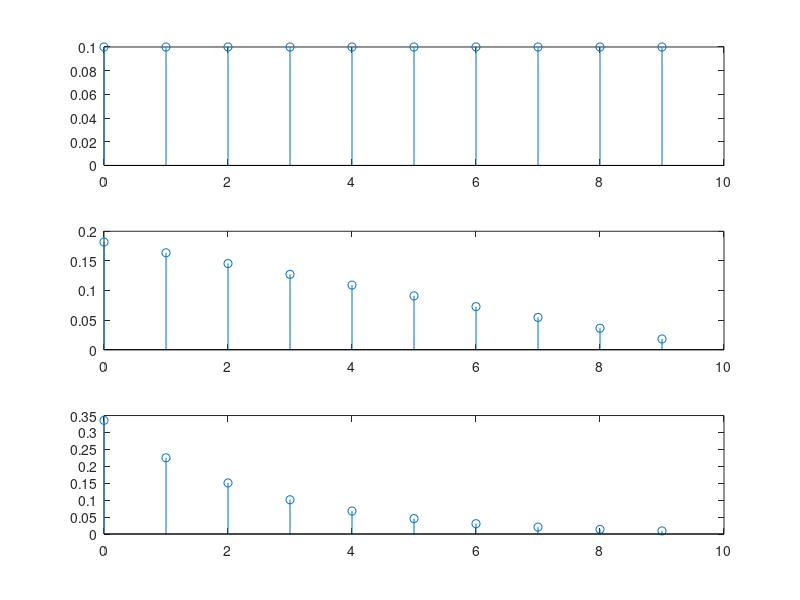

Write MATLAB code to recreate this figure.
lambda = 0.4;
N = 10;
n = 0:N-1;
h1 = zeros(1,N);
for i = 1:1:N,
    h1(i) = 1/N;
end
h1 = h1'; %SMA Filter
w1 = 0;
for i = 1:1:N,
    w1 = w1+N-(i-1);
end
h2 = zeros(1,N);
for i = 1:1:N,
    h2(i) = (N-(i-1))/(w1);
end
h2 = h2'; %WMA Filter
w2 = 0;
for i = 1:1:N,
    w2 = w2+exp(-lambda*(i-1));
end
h3 = zeros(1,N);
for i = 1:1:N,
    h3(i) = (exp(-lambda*(i-1)))/(w2);
end
h3 = h3'; %EMA Filter
subplot(311)
stem(n,h1);
subplot(312)
stem(n,h2);
subplot(313)
stem(n,h3);